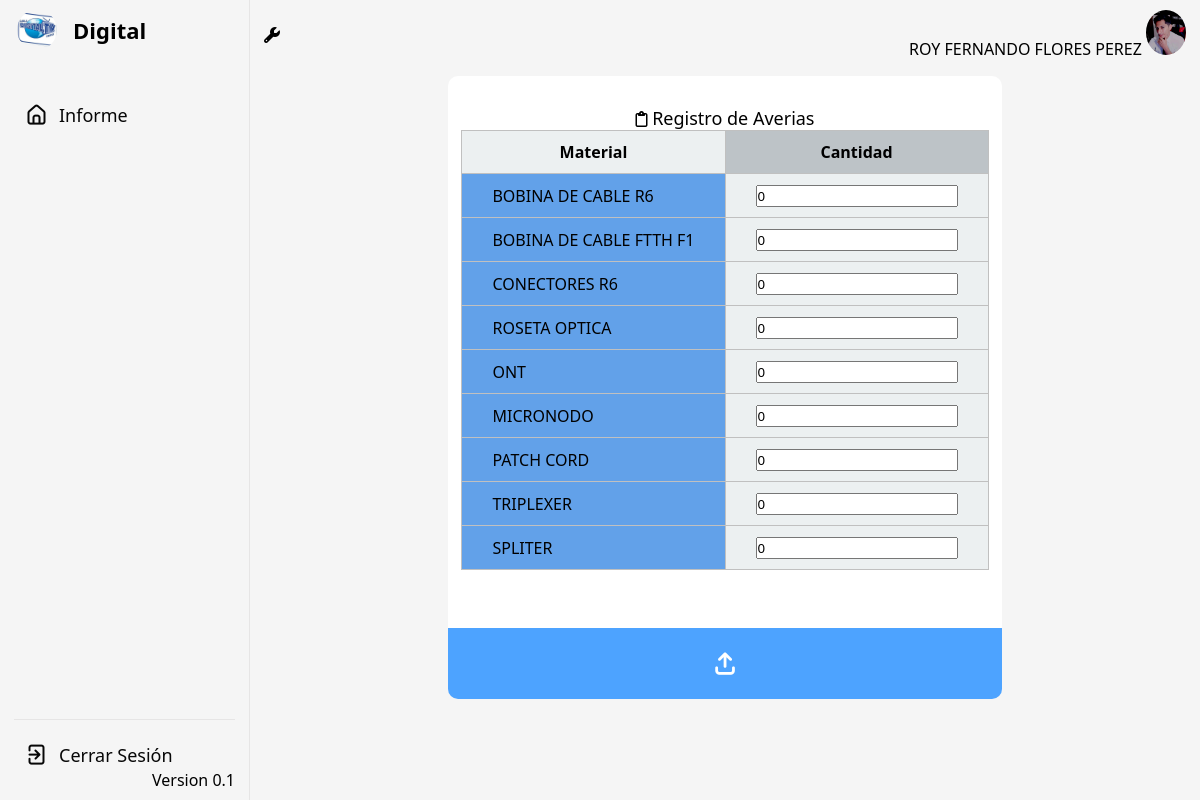
Screenshot of /scaner.php?cod=8 (signed in) with the database file from the repository.
### tables this page shows
CREATE TABLE `personal` (
  `idpersonal` int(11) NOT NULL,
  `dni` varchar(8) DEFAULT NULL,
  `nombre` varchar(50) DEFAULT NULL,
  `correo` varchar(50) DEFAULT NULL,
  `direccion` varchar(100) DEFAULT NULL,
  `telefono` varchar(9) DEFAULT NULL,
  `estadopersonal` int(11) DEFAULT 1,
  `id_tipopersonal` int(11) NOT NULL
);

CREATE TABLE `averia` (
  `id_averia` int(11) NOT NULL,
  `idservicio` int(11) NOT NULL,
  `cod_cliente` char(10) NOT NULL,
  `idpersonal` int(11) NOT NULL,
  `codigovalidacion` char(10) DEFAULT NULL,
  `tecnico` int(11) NOT NULL,
  `estado` char(10) DEFAULT '0',
  `telefono1` varchar(9) DEFAULT NULL,
  `detalle` varchar(1000) DEFAULT NULL,
  `observacion` text DEFAULT NULL,
  `fechaaveria` timestamp NULL DEFAULT current_timestamp(),
  `fechasolucion` timestamp NULL DEFAULT current_timestamp()
);

CREATE TABLE `material` (
  `id_material` int(11) NOT NULL,
  `tipmaterial` varchar(50) DEFAULT NULL,
  `cantidad` int(11) DEFAULT NULL,
  `descripccion` text DEFAULT NULL,
  `estado` int(11) NOT NULL DEFAULT 1
);

### auth.php (called while the page is built, shortened)
<?php
$idpersonal = isset($_SESSION["idpersonal"]) ? $_SESSION["idpersonal"] : "Usuario";
 ?>

### scaner.php (the view, shortened to what this page needs)
<?php
include("conexion.php");
include("auth.php");
$id = $_GET["cod"];
?>
<!DOCTYPE html>
<html lang="en">
<head>
    <link rel="stylesheet" href="css/material.css" type="text/css">
    <link rel="stylesheet" href="css/buscar.css" type="text/css">
    <link rel="stylesheet" href="css/material1.css" type="text/css">
    <link rel="stylesheet" href="https://cdnjs.cloudflare.com/ajax/libs/font-awesome/6.4.0/css/all.min.css"
 />
</head>
<body>
    <section class="dashboard">
        <div class="top">
            <i class="fa-solid fa-wrench"></i>
            <?php
            $sqlfoto = "SELECT * FROM personal where idpersonal='$idpersonal'";
            $f = mysqli_query($cn, $sqlfoto);
            while ($r10 = mysqli_fetch_assoc($f)) {
                ?>
                <div class="search">
                    <span class="text">
                        <?php echo $r10["nombre"]; ?>
                    </span>
                    <img src="pngpersonal/<?php echo $r10["idpersonal"]; ?>.png" alt="">
                </div>
                <?php
            }
            ?>
        </div>
        <br>
        <br><br>
        <div class="dash-content">
            <div class="overview">
                <?php
                $sql = "SELECT * FROM averia WHERE id_averia='$id'";
                $f = mysqli_query($cn, $sql);
                while ($r1 = mysqli_fetch_assoc($f)) {
                    ?>
                    <div>
                        <form action="tecnico/i_material.php" method="post" class="formulario">
                            <i class="fa-regular fa-clipboard"></i><span class="text1"> Registro de Averias</span>
                            <br>
                            <center>
                            <table>
                                <thead>
                                    <tr>
                                        <th>Material</th>
                                        <th>Cantidad</th>
                                    </tr>
                                </thead>
                                <?php
                                $sqltec = "SELECT * FROM material WHERE estado='1'";
                                $f1 = mysqli_query($cn, $sqltec);
                                while ($r3 = mysqli_fetch_assoc($f1)){
                                    echo "<tbody>";
                                    echo '<tr>';
                                    echo '<td>' . $r3["tipmaterial"] . '</td>';
                                    echo '<td><input type="number" name="cantidad[' . $r3["id_material"] . ']" value="0" min="0" step="1"></td>';
                                    echo '</tr>';
                                    echo "</tbody>";
                                    }
                                    ?>
                            </table>
                            </center>
                            <button class="input_boton">
                                <i class="fa-solid fa-arrow-up-from-bracket fa-flip"></i>
                            </button>
                        </form>
                    </div>
                    <?php
                }
                ?>
            </div>
        </div>
    </section>
</body>
</html>

### css/admin.css (style rules this page uses)
* { margin: 0; padding: 0; box-sizing: border-box; font-family: 'Segoe UI'; }
:root { --primary-color: #f5f5f5; --panel-color: #f5f5f5; --text-color: #000; --black-light-color: #070707; --border-color: #e6e5e5; --toggle-color: #aca6a6; --box1-color: #4DA3FF; --box2-color: #FFE6AC; --box3-color: #E7D1FC; --title-icon-color: #fff; --tran-05: all 0.5s ease; --tran-03: all 0.3s ease; --tran-03: all 0.2s ease; }
body { min-height: 100vh; background-color: var(--primary-color); }
nav { position: fixed; top: 0; left: 0; height: 100%; width: 250px; padding: 10px 14px; background-color: var(--panel-color); border-right: 1px solid var(--border-color); transition: var(--tran-05); }
nav .logo-name { display: flex; align-items: center; }
nav .logo-image { display: flex; justify-content: center; min-width: 45px; }
nav .logo-image img { width: 40px; object-fit: cover; border-radius: 50%; }
nav .logo-name .logo_name { font-size: 22px; font-weight: 600; color: var(--text-color); margin-left: 14px; transition: var(--tran-05); }
nav .menu-items { margin-top: 40px; height: calc(100% - 90px); display: flex; flex-direction: column; justify-content: space-between; }
.menu-items li { list-style: none; }
.menu-items li a { display: flex; align-items: center; height: 50px; text-decoration: none; position: relative; }
.menu-items li a i { font-size: 24px; min-width: 45px; height: 100%; display: flex; align-items: center; justify-content: center; color: var(--black-light-color); }
.menu-items li a .link-name { font-size: 18px; font-weight: 400; color: var(--black-light-color); transition: var(--tran-05); }
.menu-items .logout-mode { padding-top: 10px; border-top: 1px solid var(--border-color); }
.menu-items .mode { display: flex; align-items: center; white-space: nowrap; }
.menu-items .mode-toggle { position: absolute; right: 14px; height: 50px; min-width: 45px; display: flex; align-items: center; justify-content: center; cursor: pointer; }
.dashboard { position: relative; left: 250px; background-color: var(--panel-color); min-height: 100vh; width: calc(100% - 250px); padding: 10px 14px; transition: var(--tran-05); }
.dashboard .top { position: fixed; top: 0; left: 250px; display: flex; width: calc(100% - 250px); justify-content: space-between; align-items: center; padding: 10px 14px; background-color: var(--panel-color); transition: var(--tran-05); z-index: 10; }
.top img { width: 40px; border-radius: 50%; }
.dashboard .dash-content { padding-top: 0px; }

### css/material.css (style rules this page uses)
.formulario { width: 60%; margin: auto; text-align: center; background: #FFF; padding-top: 30px; border-radius: 10px; }
.dash-content .overview .text1 { white-space: nowrap; font-size: 18px; font-weight: 500; color: var(--text-color); }
.formulario .input_boton { margin-top: 55px; border: none; border-bottom-left-radius: 10px; border-bottom-right-radius: 10px; padding: 20px 0; outline: none; width: 100%; position: relative; background: #4DA3FF; color: #FFF; bottom: -3px; left: 0px; font-size: 1.4em; cursor: pointer; }

### css/material1.css (style rules this page uses)
table, th, td { border-collapse: collapse; border: solid 1px silver; }
th, td { padding: 10px 30px; }
table { color: black; }
table > thead > tr > th:nth-child(1) { background-color: #ecf0f1; }
table > thead > tr > th:not(:nth-child(1)) { background-color: #bdc3c7; }
table > tbody > tr > td:nth-child(1) { background-color: #62a1e9; }
table > tbody > tr > td:not(:nth-child(1)) { background-color: #ecf0f1; }

### rows the page displays
personal: nombre "ROY FERNANDO FLORES PEREZ"
material: tipmaterial "BOBINA DE CABLE R6"
material: tipmaterial "BOBINA DE CABLE FTTH F1"
material: tipmaterial "CONECTORES R6"
material: tipmaterial "ROSETA OPTICA"
material: tipmaterial "ONT"
material: tipmaterial "MICRONODO"
material: tipmaterial "PATCH CORD"
material: tipmaterial "TRIPLEXER"
material: tipmaterial "SPLITER"
